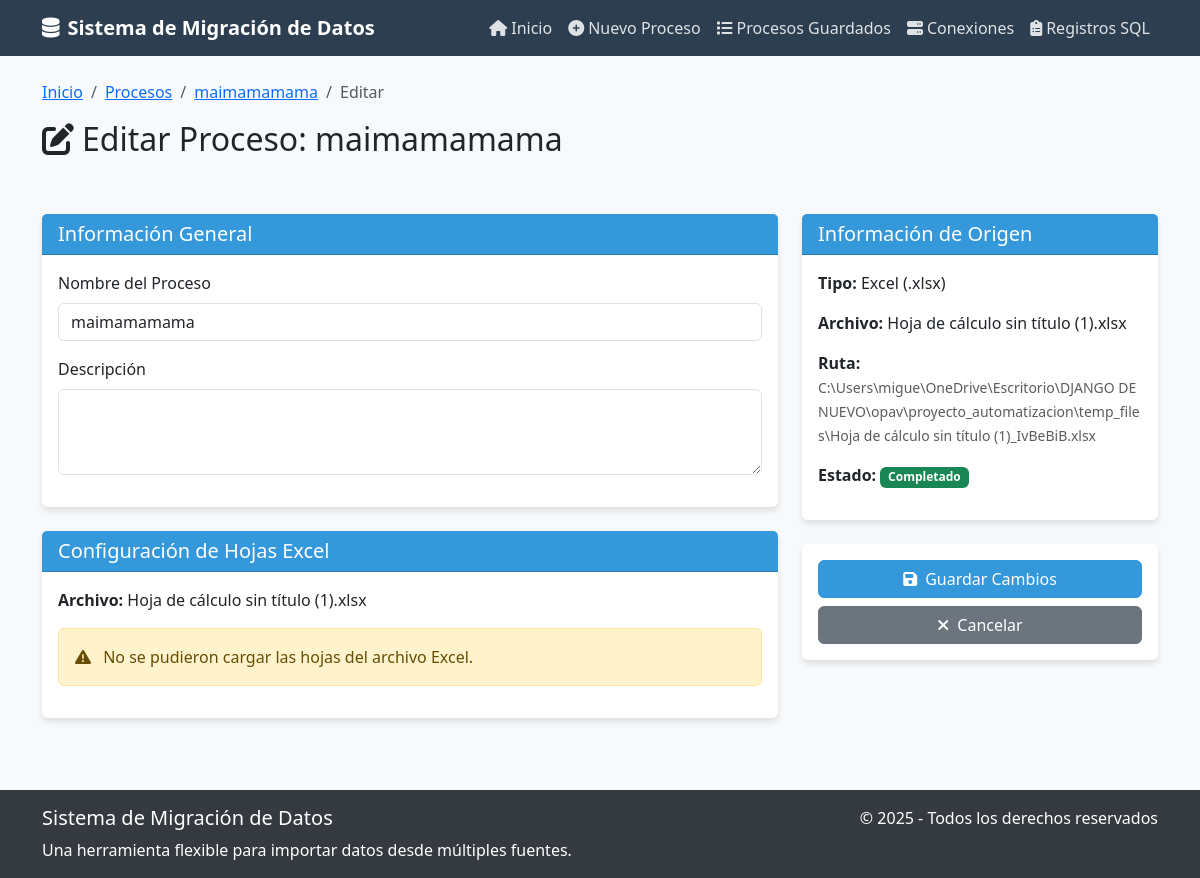
The app's page /automatizacion/process/53/edit/ with its own data.
### automatizacion/models.py (models this page shows, shortened)
class MigrationProcess(models.Model):
    STATUS_CHOICES = [
        ('draft', 'Borrador'),
        ('db_selected', 'Base de datos seleccionada'),
        ('tables_selected', 'Tablas seleccionadas'),
        ('columns_selected', 'Columnas seleccionadas'),
        ('configured', 'Configurado'),
        ('validated', 'Validado'),
        ('ready', 'Listo para ejecutar'),
        ('running', 'En ejecución'),
        ('completed', 'Completado'),
        ('failed', 'Fallido'),
    ]
    name = models.CharField(max_length=255, unique=True)
    description = models.TextField(blank=True, null=True)
    source = models.ForeignKey(DataSource, on_delete=models.CASCADE, related_name='processes')
    selected_sheets = models.JSONField(null=True, blank=True)  # Lista de hojas seleccionadas
    selected_database = models.CharField(max_length=100, blank=True, null=True)  # Base de datos seleccionada
    selected_tables = models.JSONField(null=True, blank=True)  # Lista de tablas seleccionadas
    selected_columns = models.JSONField(null=True, blank=True)  # Dict de columnas seleccionadas por tabla/hoja
    target_db_name = models.CharField(max_length=100, default='DestinoAutomatizacion')
    target_db_connection = models.ForeignKey(DatabaseConnection, on_delete=models.SET_NULL, null=True, blank=True, related_name='target_processes')
    target_table = models.CharField(max_length=100, blank=True, null=True)  # Tabla de destino
    status = models.CharField(max_length=20, choices=STATUS_CHOICES, default='draft')
    created_at = models.DateTimeField(auto_now_add=True)
    last_run = models.DateTimeField(null=True, blank=True)
    allow_rollback = models.BooleanField(default=True)
    last_checkpoint = models.JSONField(null=True, blank=True)  # Para almacenar puntos de restauración

class DataSource(models.Model):
    TYPE_CHOICES = [
        ('excel', 'Excel (.xlsx)'),
        ('csv', 'CSV'),
        ('sql', 'SQL Server'),
    ]
    name = models.CharField(max_length=255)
    source_type = models.CharField(max_length=20, choices=TYPE_CHOICES)
    file_path = models.CharField(max_length=255, blank=True, null=True)  # Solo para archivos
    connection = models.ForeignKey(DatabaseConnection, on_delete=models.SET_NULL, null=True, blank=True)  # Solo para SQL
    created_at = models.DateTimeField(auto_now_add=True)

### automatizacion/views.py (the view, shortened to what this page needs)
# urls.py: path('process/<int:process_id>/edit/', views.edit_process, name='edit_process'),
def edit_process(request, process_id):
    process = get_object_or_404(MigrationProcess, pk=process_id)
    context = {
        'process': process,
        'source': process.source
    }
    if process.source.source_type == 'excel':
        context['file_path'] = process.source.file_path
        try:
            from .utils import ExcelProcessor
            processor = ExcelProcessor(process.source.file_path)
            context['available_sheets'] = processor.get_sheet_names()
        except Exception as e:
            context['available_sheets'] = []
            messages.warning(request, f'No se pudieron cargar las hojas del archivo: {str(e)}')
    elif process.source.source_type == 'csv':
        context['file_path'] = process.source.file_path
    return render(request, 'automatizacion/edit_process.html', context)

### automatizacion/utils.py (called while the page is built)
    def load_file(self):
        try:
            self.excel_file = pd.ExcelFile(self.file_path)
            return True
        except Exception as e:
            print(f"Error al cargar el archivo Excel: {str(e)}")
            return False

    def get_sheet_names(self):
        if self.excel_file is None and not self.load_file():
            return []
        return self.excel_file.sheet_names

### proyecto_automatizacion/templates/automatizacion/edit_process.html (shortened to what this page needs)
{% extends "base.html" %}
{% load custom_filters %}
{% block content %}
<div class="row mb-4">
    <div class="col-md-12">
        <nav aria-label="breadcrumb">
            <ol class="breadcrumb">
                <li class="breadcrumb-item"><a href="{% url 'automatizacion:index' %}">Inicio</a></li>
                <li class="breadcrumb-item"><a href="{% url 'automatizacion:list_processes' %}">Procesos</a></li>
                <li class="breadcrumb-item"><a href="{% url 'automatizacion:view_process' process.id %}">{{ process.name }}</a></li>
                <li class="breadcrumb-item active">Editar</li>
            </ol>
        </nav>
        <div class="d-flex justify-content-between align-items-center mb-4">
            <h2><i class="fas fa-edit me-2"></i>Editar Proceso: {{ process.name }}</h2>
        </div>
    </div>
</div>
<form method="post" class="row" id="editProcessForm">
    <div class="col-md-8">
        <div class="card mb-4">
            <div class="card-header">
                <h5 class="mb-0">Información General</h5>
            </div>
            <div class="card-body">
                <div class="mb-3">
                    <label for="name" class="form-label">Nombre del Proceso</label>
                    <input type="text" class="form-control" id="name" name="name" value="{{ process.name }}" required>
                </div>
                <div class="mb-3">
                    <label for="description" class="form-label">Descripción</label>
                    <textarea class="form-control" id="description" name="description" rows="3">{{ process.description|default:"" }}</textarea>
                </div>
            </div>
        </div>
        {% if process.source.source_type == 'excel' %}
        <div class="card mb-4">
            <div class="card-header">
                <h5 class="mb-0">Configuración de Hojas Excel</h5>
            </div>
            <div class="card-body">
                <p><strong>Archivo:</strong> {{ process.source.name }}</p>
                {% if available_sheets %}
                <div class="mb-3">
                    <label class="form-label">Seleccionar Hojas a Procesar:</label>
                    <div class="row">
                        {% for sheet in available_sheets %}
                        <div class="col-md-6 mb-2">
                            <div class="form-check">
                                <input class="form-check-input sheet-checkbox" type="checkbox"
                                       value="{{ sheet }}" id="sheet_{{ forloop.counter }}"
                                       {% if sheet in process.selected_sheets %}checked{% endif %}>
                                <label class="form-check-label" for="sheet_{{ forloop.counter }}">
                                    <i class="fas fa-table me-1"></i>{{ sheet }}
                                </label>
                            </div>
                        </div>
                        {% endfor %}
                    </div>
                    <small class="text-muted">Seleccione las hojas que desea procesar del archivo Excel.</small>
                </div>
                <div class="mb-3">
                    <button type="button" class="btn btn-outline-info btn-sm" id="loadColumnsBtn">
                        <i class="fas fa-refresh me-1"></i>Cargar Columnas de Hojas Seleccionadas
                    </button>
                </div>
                <div id="columns-section" class="mt-4">
                    <h6><i class="fas fa-columns me-1"></i>Columnas por Hoja:</h6>
                    <div id="columns-container">
                        {% if process.selected_columns %}
                        {% for sheet_name, columns in process.selected_columns.items %}
                        <div class="columns-for-sheet mb-3 p-3 border rounded" data-sheet="{{ sheet_name }}">
                            <h7><strong><i class="fas fa-table me-1"></i>{{ sheet_name }}</strong></h7>
                            <div class="row mt-2">
                                {% for column in columns %}
                                <div class="col-md-4 mb-2">
                                    <div class="form-check">
                                        <input class="form-check-input column-checkbox"
                                               type="checkbox" checked
                                               data-sheet="{{ sheet_name }}"
                                               value="{{ column }}"
                                               id="col_{{ sheet_name|slugify }}_{{ forloop.counter }}">
                                        <label class="form-check-label" for="col_{{ sheet_name|slugify }}_{{ forloop.counter }}">
                                            <i class="fas fa-columns me-1"></i>{{ column }}
                                        </label>
                                    </div>
                                </div>
                                {% endfor %}
                            </div>
                        </div>
                        {% endfor %}
                        {% endif %}
                    </div>
                </div>
                {% else %}
                <div class="alert alert-warning">
                    <i class="fas fa-exclamation-triangle me-2"></i>
                    No se pudieron cargar las hojas del archivo Excel.
                </div>
                {% endif %}
            </div>
        </div>
        {% endif %}
    </div>
    <div class="col-md-4">
        <div class="card mb-4">
            <div class="card-header">
                <h5 class="mb-0">Información de Origen</h5>
            </div>
            <div class="card-body">
                <p><strong>Tipo:</strong> {{ process.source.get_source_type_display }}</p>
                {% if process.source.source_type == 'excel' or process.source.source_type == 'csv' %}
                    <p><strong>Archivo:</strong> {{ process.source.name }}</p>
                    <p><strong>Ruta:</strong> <small class="text-muted">{{ process.source.file_path }}</small></p>
                {% elif process.source.source_type == 'sql' %}
                    <p><strong>Conexión:</strong> {{ process.source.connection.name }}</p>
                    <p><strong>Servidor:</strong> {{ process.source.connection.server }}</p>
                {% endif %}
                <p><strong>Estado:</strong>
                    <span class="badge {% if process.status == 'completed' %}bg-success{% elif process.status == 'failed' %}bg-danger{% elif process.status == 'running' %}bg-warning{% else %}bg-secondary{% endif %}">
                        {{ process.get_status_display }}
                    </span>
                </p>
            </div>
        </div>
        <div class="card">
            <div class="card-body">
                <button type="submit" class="btn btn-primary w-100 mb-2">
                    <i class="fas fa-save me-2"></i>Guardar Cambios
                </button>
                <a href="{% url 'automatizacion:view_process' process.id %}" class="btn btn-secondary w-100">
                    <i class="fas fa-times me-2"></i>Cancelar
                </a>
            </div>
        </div>
    </div>
</form>
{% endblock %}

### proyecto_automatizacion/templates/base.html (style rules this page uses)
:root { --primary-color: #3498db; --secondary-color: #2c3e50; --accent-color: #e74c3c; --light-bg: #f8f9fa; --dark-bg: #343a40; }
body { font-family: 'Segoe UI', Tahoma, Geneva, Verdana, sans-serif; background-color: var(--light-bg); }
.btn-primary { background-color: var(--primary-color); border-color: var(--primary-color); }
.card { box-shadow: 0 4px 6px rgba(0, 0, 0, 0.1); border: none; transition: transform 0.3s; margin-bottom: 20px; }
.card-header { background-color: var(--primary-color); color: white; font-weight: 500; }

### records on screen
MigrationProcess: name "maimamamama", source.name "Hoja de cálculo sin título (1).xlsx", source.source_type "Excel (.xlsx)", source.file_path "C:\\Users\\migue\\OneDrive\\Escritorio\\DJANGO DE NUEVO\\opav\\proyecto_automatizacion\\temp_files\\Hoja de cálculo sin título (1)_IvBeBiB.xlsx", status "Completado"
